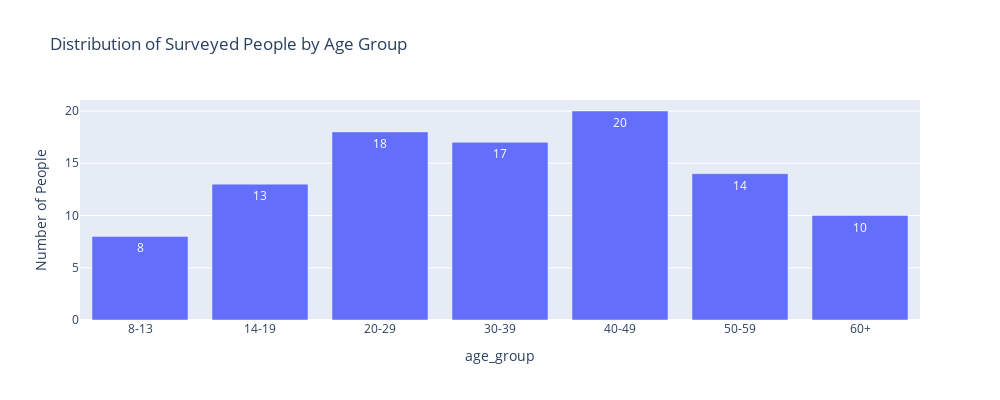

The notebook cell this image was saved under:
### Code cell
# Plot the distribution of person ages (grouped)
fig2 = px.bar(person_age_group_counts, x=person_age_group_counts.index, y=person_age_group_counts.values,
              labels={'x': 'Age Group', 'y': 'Number of People'},
              title='Distribution of Surveyed People by Age Group',
              text='count',
              width=1000,
              height=400)
fig2.show()

### Figure 1 — Plotly figure (JSON) as saved in the notebook; plotly's stock layout.template omitted (floating-point values rounded to 4 significant figures)
{"data": [{"hovertemplate": "age_group=%{x}<br>Number of People=%{y}<br>count=%{text}<extra></extra>", "legendgroup": "", "marker": {"color": "#636efa", "pattern": {"shape": ""}}, "name": "", "orientation": "v", "showlegend": false, "text": [8.0, 13.0, 18.0, 17.0, 20.0, 14.0, 10.0], "textposition": "auto", "type": "bar", "x": ["8-13", "14-19", "20-29", "30-39", "40-49", "50-59", "60+"], "xaxis": "x", "y": [8, 13, 18, 17, 20, 14, 10], "yaxis": "y"}], "layout": {"barmode": "relative", "height": 400, "legend": {"tracegroupgap": 0}, "title": {"text": "Distribution of Surveyed People by Age Group"}, "width": 1000, "xaxis": {"anchor": "y", "domain": [0, 1], "title": {"text": "age_group"}}, "yaxis": {"anchor": "x", "domain": [0, 1], "title": {"text": "Number of People"}}}}
